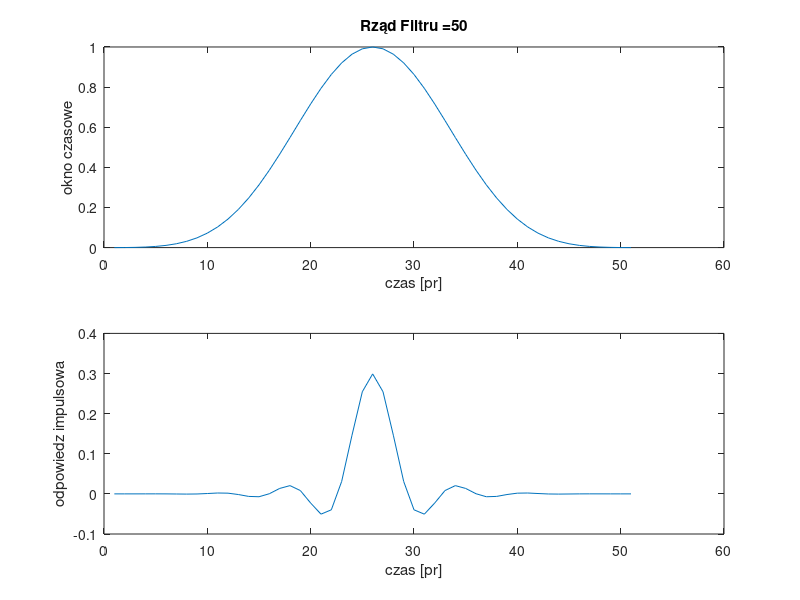
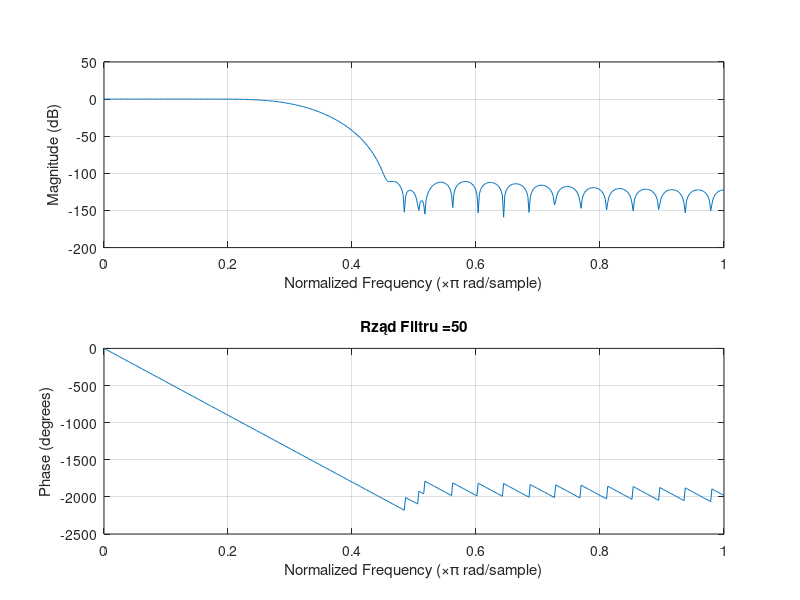
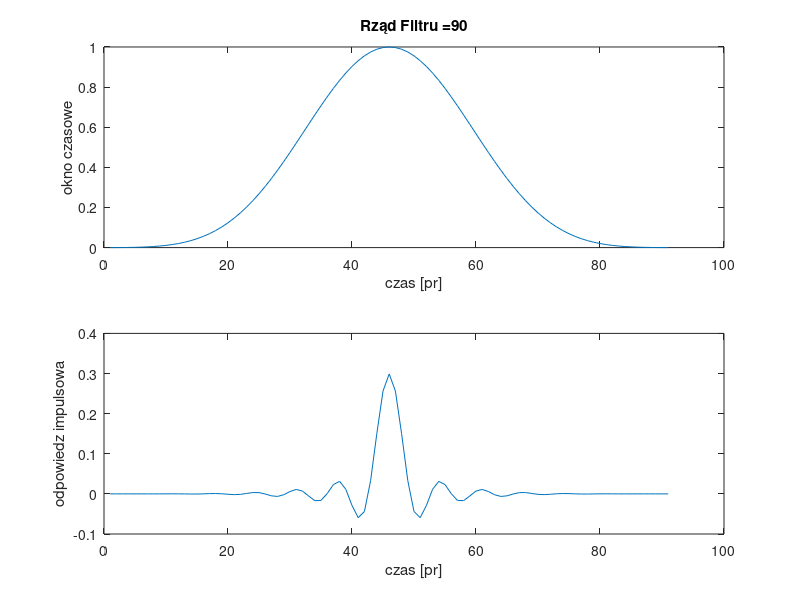
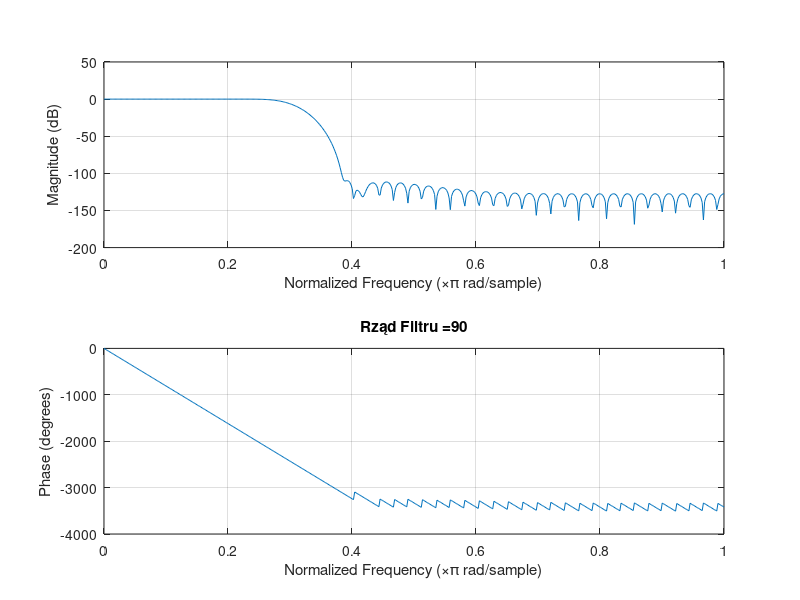

Write the MATLAB code that produced these figures, in order.
% -------------------------------------------------------------
% Skrypt pozwala na:
% - wyznaczenie odpow. impulsowej fitru FIR o zadanych parametrach
% - wykreslenie odpow. impulsowej w oknie 1
% - obliczenie i wykreslenie modułu i fazy transmitancji w oknie 2

clear all;
close all;


%%%%%%%%%%%%%%%%%%%%%%%%%%%%%%%%%%%%%%%%%%%%%%%%%%%%%%%%%%%%%%%%%%%%%%%%%%%%%%%%%%%%%%%%%%%%%%%%%%%%%%%%%%%%%%%%%%%%%%%%
M = 51;
% w = rectwin (M);    % --- okno prostokątne
% w = triang(M);      % --- okno trojkatne
%w = blackman(M);
%w = hamming(M);
%w = kaiser(M,5);
%w = gausswin(M);
w = blackmanharris(M);
%%%%%%%%%%%%%%%%%%%%%%%%%%%%%%%%%%%%%%%%%%%%%%%%%%%%%%%%%%%%%%%%%%%%%%%%%%%%%%%%%%%%%%%%%%%%%%%%%%%%%%%%%%%%%%%%%%%%%%%%
figure (1);
subplot (211);
plot (w);
xlabel ('czas [pr]');
ylabel ('okno czasowe');
title(strcat('Rząd Filtru =  ',num2str(M-1)));

h = fir1 (M-1, 0.3, w);   
subplot (212);
plot (h);
xlabel ('czas [pr]');
ylabel ('odpowiedz impulsowa');
set (gcf,'Position',[50 50 600 600]);

figure (2);
freqz (h, 1);
set (gcf,'Position',[700 50 800 600]);
title(strcat('Rząd Filtru =  ',num2str(M-1)));
%%%%%%%%%%%%%%%%%%%%%%%%%%%%%%%%%%%%%%%%%%%%%%%%%%%%%%%%%%%%%%%%%%%%%%%%%%%%%%%%%%%%%%%%%%%%%%%%%%%%%%%%%%%%%%%%%%%%%%%%
M = 91;
% w = rectwin (M);    % --- okno prostokątne
% w = triang(M);      % --- okno trojkatne
%w = blackman(M);
%w = hamming(M);
%w = kaiser(M,5);
%w = gausswin(M);
 w = blackmanharris(M);
%%%%%%%%%%%%%%%%%%%%%%%%%%%%%%%%%%%%%%%%%%%%%%%%%%%%%%%%%%%%%%%%%%%%%%%%%%%%%%%%%%%%%%%%%%%%%%%%%%%%%%%%%%%%%%%%%%%%%%%%
figure (3);
subplot (211);
plot (w);
xlabel ('czas [pr]');
ylabel ('okno czasowe');
title(strcat('Rząd Filtru =  ',num2str(M-1)));

h = fir1 (M-1, 0.3, w);   
subplot (212);
plot (h);
xlabel ('czas [pr]');
ylabel ('odpowiedz impulsowa');
set (gcf,'Position',[50 50 600 600]);

figure (4);
freqz (h, 1);
set (gcf,'Position',[700 50 800 600]);
title(strcat('Rząd Filtru =  ',num2str(M-1)));
%%%%%%%%%%%%%%%%%%%%%%%%%%%%%%%%%%%%%%%%%%%%%%%%%%%%%%%%%%%%%%%%%%%%%%%%%%%%%%%%%%%%%%%%%%%%%%%%%%%%%%%%%%%%%%%%%%%%%%%%
M = 301;
% w = rectwin (M);    % --- okno prostokątne
% w = triang(M);      % --- okno trojkatne
%w = blackman(M);
%w = hamming(M);
%w = kaiser(M,5);
%w = gausswin(M);
 w = blackmanharris(M);
%%%%%%%%%%%%%%%%%%%%%%%%%%%%%%%%%%%%%%%%%%%%%%%%%%%%%%%%%%%%%%%%%%%%%%%%%%%%%%%%%%%%%%%%%%%%%%%%%%%%%%%%%%%%%%%%%%%%%%%%
figure (5);
subplot (211);
plot (w);
xlabel ('czas [pr]');
ylabel ('okno czasowe');
title(strcat('Rząd Filtru =  ',num2str(M-1)));

h = fir1 (M-1, 0.3, w);   
subplot (212);
plot (h);
xlabel ('czas [pr]');
ylabel ('odpowiedz impulsowa');
set (gcf,'Position',[50 50 600 600]);

figure (6);
freqz (h, 1);
set (gcf,'Position',[700 50 800 600]);
title(strcat('Rząd Filtru =  ',num2str(M-1)));




















